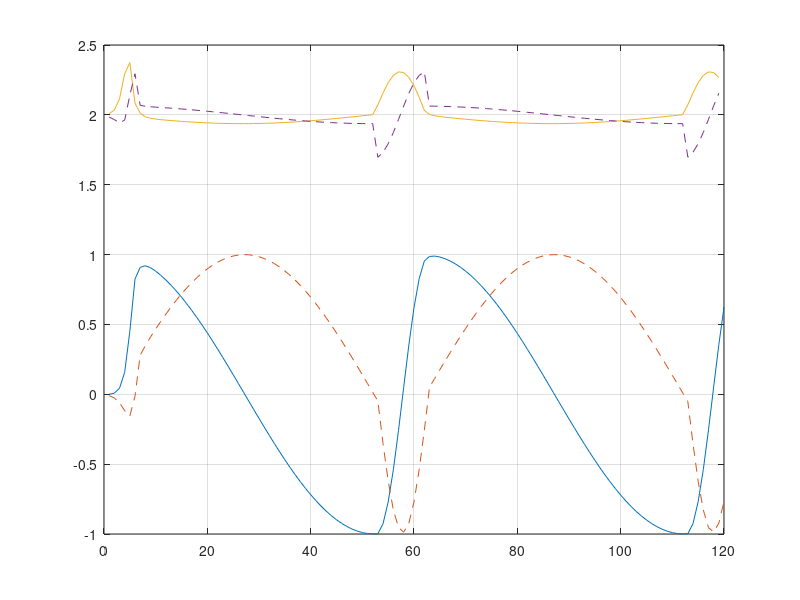

Write the MATLAB code that produced this figure.

# Hopf oscillator
# Approximation by fourth order Runge-Kutta
# Duty factor

Tsw_STEPS = 10  # Number of iterations in T_swing period
TURNS = 2

alpha = 1;
mu = 1;
beta = 0.8333;
# Duty factor: 0.5     for tripod gait
#              0.8333  for wave gait

a = 10000;

x = 0;
y = -0.01;

function [dx, dy] = F (alpha, mu, omega, x, y)
  dx = alpha * (mu - x^2 - y^2) * x - omega * y;
  dy = alpha * (mu - x^2 - y^2) * y + omega * x;
endfunction

fx=[];
fy=[];
fdx=[];
fdy=[];

for i = 1:(Tsw_STEPS*TURNS/(1-beta))

  omega = pi*(1 - beta) / (beta * (e^(-a*y) + 1) * Tsw_STEPS) ...
            + pi / ((e^(a*y) + 1) * Tsw_STEPS);
  fx(i) = x;
  fy(i) = y;

  # Аппроксимация Рунге-Кутта
  [K1dx, K1dy] = F(alpha, mu, omega, x, y);
  [K2dx, K2dy] = F(alpha, mu, omega, x + K1dx/2, y + K1dy/2);
  [K3dx, K3dy] = F(alpha, mu, omega, x + K2dx/2, y + K2dy/2);
  [K4dx, K4dy] = F(alpha, mu, omega, x + K3dx, y + K3dy);

  dx = (K1dx + 2*K2dx + 2*K3dx + K4dx) / 6;
  dy = (K1dy + 2*K2dy + 2*K3dy + K4dy) / 6;
  x = x + dx;
  y = y + dy;

  fdx(i) = dx + 2;
  fdy(i) = dy + 2;
endfor

fx(i+1) = x;
fy(i+1) = y;

##plot(fx, fy)
plot(fx, "-", fy, "--", fdx, "-", fdy, "--")
grid on
